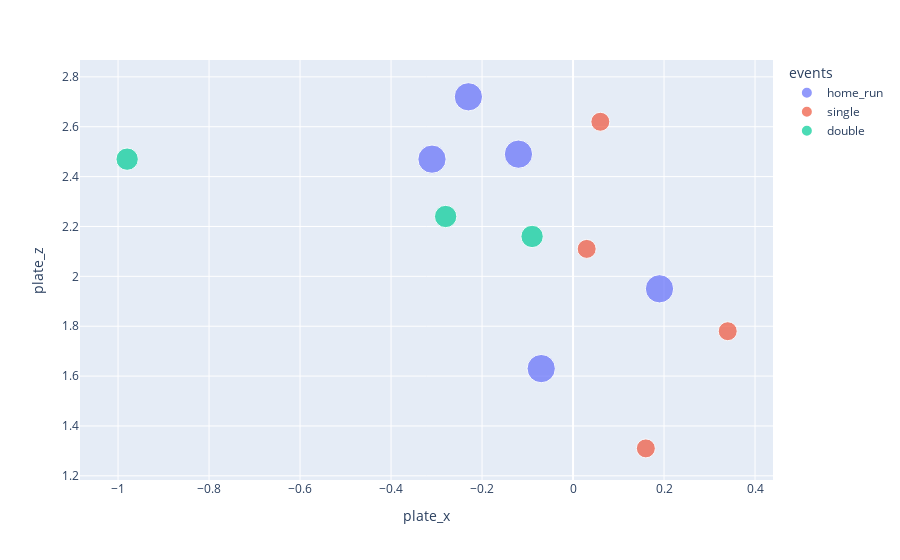

This figure's notebook cell:
### Code cell
sc_events = sc[(sc['events'].isin(['home_run', 'single', 'double', 'triple'])) & (sc['game_type']!='R')]
px.scatter(sc_events,
    x=sc_events.plate_x,#hc_x
    y=sc_events.plate_z,#hc_z
    color=sc_events.events,
    hover_name=sc_events.game_date,
    hover_data=['zone', 'pitch_type', 'bb_type', 'hit_distance_sc', 'release_speed', 'launch_speed', 'launch_angle', 'estimated_woba_using_speedangle', 'sz_top', 'sz_bot'],
    size='woba_value'
)

### Figure 1 — Plotly figure (JSON) as saved in the notebook; plotly's stock layout.template omitted (floating-point values rounded to 4 significant figures)
{"data": [{"customdata": [[8, "SI", "fly_ball", 434, 94.5, 105.2, 30, 1.776, 3.1, 1.45], [2, "FF", "fly_ball", 374, 92.5, 102.3, 30, 1.303, 3.1, 1.45], [4, "SI", "fly_ball", 400, 96.1, 107.9, 26, 1.911, 3.1, 1.45], [8, "SL", "fly_ball", 382, 84.1, 97.9, 30, 0.844, 3.1, 1.45], [5, "FF", "fly_ball", 416, 98.7, 110, 27, 2.02, 3.1, 1.45]], "hovertemplate": "<b>%{hovertext}</b><br><br>events=home_run<br>plate_x=%{x}<br>plate_z=%{y}<br>woba_value=%{marker.size}<br>zone=%{customdata[0]}<br>pitch_type=%{customdata[1]}<br>bb_type=%{customdata[2]}<br>hit_distance_sc=%{customdata[3]}<br>release_speed=%{customdata[4]}<br>launch_speed=%{customdata[5]}<br>launch_angle=%{customdata[6]}<br>estimated_woba_using_speedangle=%{customdata[7]}<br>sz_top=%{customdata[8]}<br>sz_bot=%{customdata[9]}<extra></extra>", "hovertext": ["2021-10-30", "2021-10-27", "2021-10-19", "2021-10-15", "2021-10-12"], "legendgroup": "home_run", "marker": {"color": "#636efa", "size": [2, 2, 2, 2, 2], "sizemode": "area", "sizeref": 0.005, "symbol": "circle"}, "mode": "markers", "name": "home_run", "orientation": "v", "showlegend": true, "type": "scatter", "x": [-0.07, -0.23, -0.31, 0.19, -0.12], "xaxis": "x", "y": [1.63, 2.72, 2.47, 1.95, 2.49], "yaxis": "y"}, {"customdata": [[14, "FF", "ground_ball", 29, 94.1, 77.9, -1, 0.102, 3.09, 1.44], [2, "FF", "line_drive", 167, 96.2, 91.3, 10, 0.546, 3.1, 1.45], [5, "FF", "ground_ball", 126, 95.3, 77.5, 11, 0.324, 3.1, 1.45], [9, "SI", "ground_ball", 5, 96, 95.6, -21, 0.104, 3.1, 1.45]], "hovertemplate": "<b>%{hovertext}</b><br><br>events=single<br>plate_x=%{x}<br>plate_z=%{y}<br>woba_value=%{marker.size}<br>zone=%{customdata[0]}<br>pitch_type=%{customdata[1]}<br>bb_type=%{customdata[2]}<br>hit_distance_sc=%{customdata[3]}<br>release_speed=%{customdata[4]}<br>launch_speed=%{customdata[5]}<br>launch_angle=%{customdata[6]}<br>estimated_woba_using_speedangle=%{customdata[7]}<br>sz_top=%{customdata[8]}<br>sz_bot=%{customdata[9]}<extra></extra>", "hovertext": ["2021-10-30", "2021-10-20", "2021-10-12", "2021-10-08"], "legendgroup": "single", "marker": {"color": "#EF553B", "size": [0.9, 0.9, 0.9, 0.9], "sizemode": "area", "sizeref": 0.005, "symbol": "circle"}, "mode": "markers", "name": "single", "orientation": "v", "showlegend": true, "type": "scatter", "x": [0.16, 0.06, 0.03, 0.34], "xaxis": "x", "y": [1.31, 2.62, 2.11, 1.78], "yaxis": "y"}, {"customdata": [[11, "FF", "line_drive", 202, 95.1, 83.8, 17, 0.904, 3.1, 1.45], [5, "FF", "line_drive", 240, 92.7, 107.6, 16, 0.688, 3.1, 1.45], [4, "FF", "line_drive", 277, 93.5, 105.4, 18, 0.685, 3.1, 1.45]], "hovertemplate": "<b>%{hovertext}</b><br><br>events=double<br>plate_x=%{x}<br>plate_z=%{y}<br>woba_value=%{marker.size}<br>zone=%{customdata[0]}<br>pitch_type=%{customdata[1]}<br>bb_type=%{customdata[2]}<br>hit_distance_sc=%{customdata[3]}<br>release_speed=%{customdata[4]}<br>launch_speed=%{customdata[5]}<br>launch_angle=%{customdata[6]}<br>estimated_woba_using_speedangle=%{customdata[7]}<br>sz_top=%{customdata[8]}<br>sz_bot=%{customdata[9]}<extra></extra>", "hovertext": ["2021-10-27", "2021-10-12", "2021-10-07"], "legendgroup": "double", "marker": {"color": "#00cc96", "size": [1.25, 1.25, 1.25], "sizemode": "area", "sizeref": 0.005, "symbol": "circle"}, "mode": "markers", "name": "double", "orientation": "v", "showlegend": true, "type": "scatter", "x": [-0.98, -0.09, -0.28], "xaxis": "x", "y": [2.47, 2.16, 2.24], "yaxis": "y"}], "layout": {"legend": {"itemsizing": "constant", "title": {"text": "events"}, "tracegroupgap": 0}, "margin": {"t": 60}, "xaxis": {"anchor": "y", "domain": [0, 1], "title": {"text": "plate_x"}}, "yaxis": {"anchor": "x", "domain": [0, 1], "title": {"text": "plate_z"}}}}
